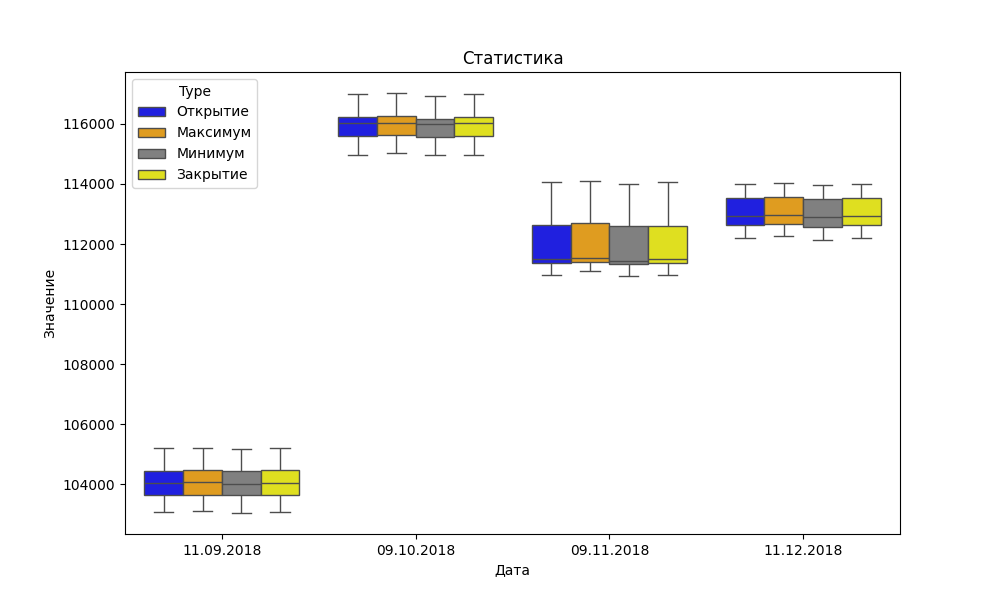

Recreate this plot in Python.
import matplotlib.pyplot as plt
import pandas as pd
import seaborn as sns

df = pd.read_csv("task2.csv", delimiter=";")

df_melted = df.melt(
    id_vars="Дата",
    value_vars=["Открытие", "Максимум", "Минимум", "Закрытие"],
    var_name="Type",
    value_name="Value"
)

plt.figure(figsize=(10, 6))
plt.title("Статистика")
plt.ylabel("Значение")
plt.xlabel("Дата")

sns.boxplot(
    data=df_melted,
    x="Дата", y="Value",
    hue="Type", palette=["blue", "orange", "gray", "yellow"]
)

plt.savefig("task3.png")
plt.show()
